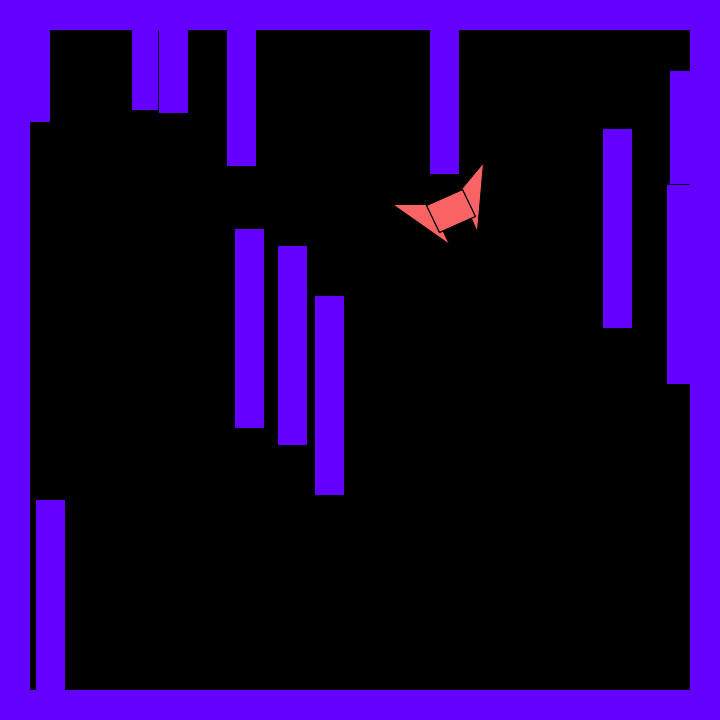
Frame 1 (no input)
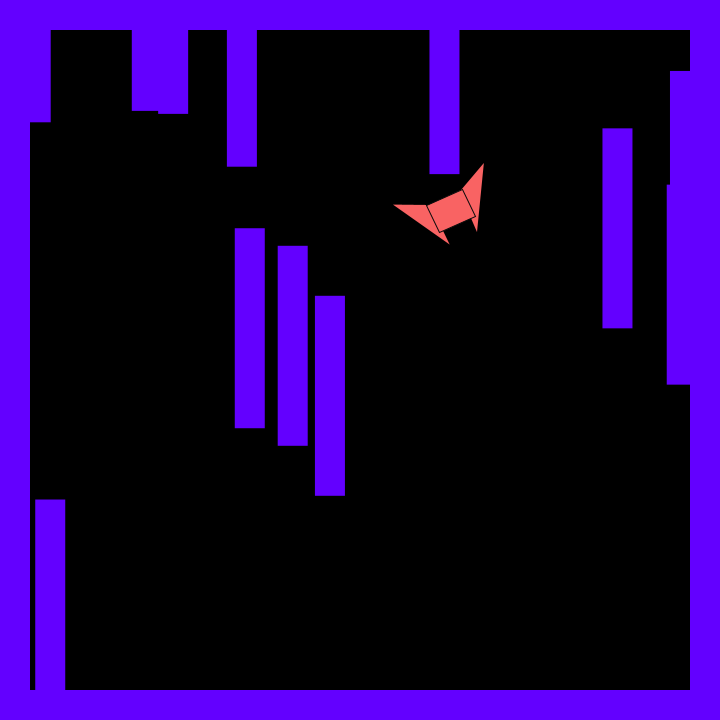
Frame 60 (the mouse pressed at the canvas centre just before this capture)
Frame 120 (the mouse held since frame 60 and released just before this capture): identical to frame 60, image omitted

The Processing sketch that drew these frames (run headless with seeded random() and noise(); from frame 60 on, the mouse is pressed at the canvas centre):

// Processing sketch: Week_Two_Ship_250201a
// ── Week_Two_Ship_250201a.pde
Tank playerOne;
ArrayList <Bullet> Bullets;
Wall[] wall;
boolean shootOnce = false;

void setup() {
  size(720, 720);
  frameRate(30);

  //Players
  playerOne = new Tank();

  //Bullets for the players
  Bullets = new ArrayList <Bullet>();

  //amount of walls
  wall = new Wall[17];

  //walls at the edge of the screen
  wall[0] = new Wall(width/2, 15, width, 30);
  wall[1] = new Wall(width/2, height - 15, width, 30);
  wall[2] = new Wall(15, height/2, 30, height);
  wall[3] = new Wall(width - 15, height/2, 30, height);

  //the rest of the walls
  for (int i = 4; i < wall.length; i++) {
    wall[i] = new Wall(random(width), random(height), 30, 200);
  }
  //background(0);
}


void draw() {
  background(0);

  //when the player presses Z a Bullet will shoot out depending on the heading of Tank
  //And at its location and holding down the key will not allow it to trigger
  if (keyPressed && key == 'z' && !shootOnce) {
    Bullets.add(new Bullet(playerOne.pos.x, playerOne.pos.y, 15, playerOne.heading.x, playerOne.heading.y));
    shootOnce = true;
  } else if (!keyPressed && key == 'z' && shootOnce) {
    shootOnce = false;
  }


  for (int i = 4; i < wall.length; i++) {
    wall[i].display();
  }
  //Using a reverse for loop(it starts at the last Bullet in the list). This was said to help not skip changes to objects or something like that
  for (int i = Bullets.size() - 1; i >= 0; i--) {
    //Note to self cause I forgot ArrayList_name.size() is the amount of objects in the array

    //2nd note I think I might forget this in the future ArrayList_name.get(i) collects index i from the
    //array list and allows you to do operations on it. You'll also need to give it a name
    Bullet playerOneBullets = Bullets.get(i);
    playerOneBullets.update();
    playerOneBullets.display();

    // Check collision with a bullet and a wall
    for (int f = 0; f < wall.length; f++) {
      if (wall[f].bulletHitWall(playerOneBullets)) {


        //using a version of bounding box collision detection, this time I'm asking if a bullet is at the right, left, top or bottom of a wall
        //note for future self, you're asking if the boolean in bullet(POne) called bulletHitWall is true
        if (wall[f].bulletHitWall(playerOneBullets)) {
          if (playerOneBullets.startPos.x > wall[f].wallPos.x - wall[f].rectScaleX / 2 && //This checks if the bullet is to the left wall
            playerOneBullets.startPos.x < wall[f].wallPos.x + wall[f].rectScaleX / 2) {//This checks if the bullet ia to the right of the wall
            playerOneBullets.velocity.y *= -1;
          }
          
          if (playerOneBullets.startPos.y > wall[f].wallPos.y - wall[f].rectScaleY / 2 &&
            playerOneBullets.startPos.y < wall[f].wallPos.y + wall[f].rectScaleY / 2) {
            playerOneBullets.velocity.x *= -1;
          }
        }
      }
    }
  }


  //display player one
  playerOne.display(#f96363);
  playerOne.update();

  //displaying the walls at the edges of the screen
  wall[0].display();
  wall[1].display();
  wall[2].display();
  wall[3].display();
}

// ── Bullets.pde
class Bullet {
  // PROPERTIES
  PVector startPos, velocity;
  float size;

  // CONSTRUCTORS
  Bullet(float x, float y, int s, float vx, float vy) {
    startPos = new PVector(x, y);
    size = s;
    //The speed of the bullet
    velocity = new PVector(vx * 8, vy * 8);
  }

  // METHODS

  void display() {
    //using push/pop matrix because the transformation is affecting other objects
    pushMatrix();
    noStroke();
    fill(#ff008d);
    ellipse(startPos.x, startPos.y, size, size);
    popMatrix();
  }

  void update() {
    //The speed of the bullet
    startPos.add(velocity);
  }
}

// ── Tank.pde
//https://github.com/mrfb/gd105-fall24/blob/main/Lecture%20Code/lecture_241113a_car/car.pde
class Tank {
  // PROPERTIES
  PVector pos, heading, tankGun;
  float speed, hitBoxWidth = 30, hitBoxHeight = 40;

  // CONTRUCTORS
  //Overload
  Tank() {
    pos = new PVector(random(50, width - 50), random(50, height - 50));
    speed = 0;
    heading = PVector.random2D();
    tankGun = new PVector(pos.x + 10, pos.y + 10);
  }

  // METHODS

  // draw the Tank at its current position
  void display(color a) {
    //using push/pop matrix because the transformation is affecting other objects
    pushMatrix();
    rectMode(CENTER);
    fill(a);
    translate(pos.x, pos.y);
    rotate(heading.heading());
    triangle(30, 15, -14, 16, -30, 50);
    triangle(30, -15, -14, -16, -30, -50);
    rect(0, 0, 30, 40);
    noFill();
    stroke(10);
    rect(0, 0, hitBoxWidth, hitBoxHeight);
    noStroke();
    popMatrix();
  }

  // update the position and state of the Tank based on inputs
  void update() {
    // handle turning
    if (keyPressed && key == 'a') {
      turn(- TAU * 2 / 360.0);
    } else if (keyPressed && key == 'd') {
      turn(+ TAU * 2/ 360.0);
    } else {
      turn(0);
    }

    if (keyPressed && key == 'w') {
      speed = min(speed+1.0, 5.0);
    } else if (keyPressed && key == 's') {
      speed = max(speed- 0.5, -5);
    }

    pos.add(PVector.mult(heading, speed));
  }

  void turn(float turnAmount) {
    heading.rotate(turnAmount);
  }

  //checks if tank is hitting a wall
  boolean tankHitWall (Wall wallName) {
    if ((pos.x - hitBoxWidth / 2 <= wallName.wallPos.x + wallName.rectScaleX / 2) &&
      (pos.x + hitBoxWidth / 2 >= wallName.wallPos.x - wallName.rectScaleX / 2) &&
      (pos.y - hitBoxHeight / 2 <= wallName.wallPos.y + wallName.rectScaleY / 2) &&
      (pos.y + hitBoxHeight / 2 >= wallName.wallPos.y - wallName.rectScaleY / 2)) {
      return true;
    }
    return false;
  }

  void tankStopHitWall (boolean tankHitWall, Wall wallName) {
    if (tankHitWall) {
      
      if (pos.x > wallName.wallPos.x - wallName.rectScaleX / 2 && //This checks if the player is to the left wall
        pos.x < wallName.wallPos.x + wallName.rectScaleX / 2) {//This checks if the player ia to the right of the wall
        speed *= -1;
      }
      if (pos.y > wallName.wallPos.y - wallName.rectScaleY / 2 &&
        pos.y < wallName.wallPos.y + wallName.rectScaleY / 2) {
        speed *= -1;
      }
    }
  }
}

// ── Wall.pde
class Wall {
  //PROPERTIES
  PVector wallPos;
  float rectScaleX, rectScaleY;


  // METHODS
  Wall(float x, float y, float ScaleX, float ScaleY) {
    wallPos = new PVector(x, y);
    rectScaleX = ScaleX;
    rectScaleY = ScaleY;
  }

  void display() {
    pushMatrix();
    fill(#6300ff);
    rectMode(CENTER);
    rect(wallPos.x, wallPos.y, rectScaleX, rectScaleY);
    popMatrix();
  }

  boolean bulletHitWall (Bullet bulletName) {
    //https://youtu.be/8b_reDI7iPM?si=jd2vYaAu9C6rFtIy
    //This random youtuber explain bounding box collision detection which i took insperation. They calculated
    //from the top left but that not working so i changed to the center with rectMode center
    //Note for future, to use the center you x and y values subtract and add them and divide
    //by 2 to get the left and right edge respectively
    if ((wallPos.x - rectScaleX / 2 <= bulletName.startPos.x + bulletName.size / 2) &&
      (wallPos.x + rectScaleX / 2 >= bulletName.startPos.x - bulletName.size / 2) &&
      (wallPos.y - rectScaleY / 2 <= bulletName.startPos.y + bulletName.size / 2) &&
      (wallPos.y + rectScaleY / 2 >= bulletName.startPos.y - bulletName.size / 2)) {
      return true;
    }
    return false;
  }

  void bulletBounceOffWall (boolean bulletHitWall, Bullet bulletName) {
    if (bulletHitWall) {
      if (bulletName.startPos.x > wallPos.x - rectScaleX / 2 && //This checks if the bullet is to the left wall
        bulletName.startPos.x < wallPos.x + rectScaleX / 2) {//This checks if the bullet ia to the right of the wall
        bulletName.velocity.y *= -1;
      }

      if (bulletName.startPos.y > wallPos.y - rectScaleY / 2 &&
        bulletName.startPos.y < wallPos.y + rectScaleY / 2) {
        bulletName.velocity.x *= -1;
      }
    }
  }
}
